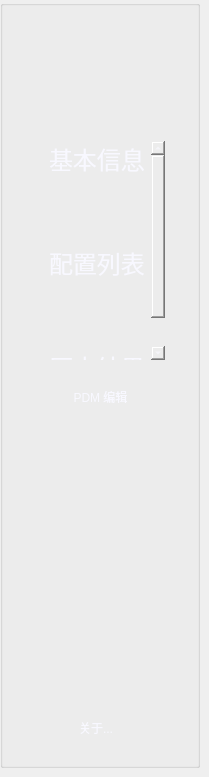
     <widget class="QWidget" name="page_34">
      <widget class="QGroupBox" name="groupBox">
       <property name="geometry">
        <rect>
         <x>0</x>
         <y>0</y>
         <width>200</width>
         <height>768</height>
        </rect>
       </property>
       <property name="styleSheet">
        <string notr="true">QGroupBox {
    border-width:0px;  
    border-style:solid;
    background-color: rgb(51, 153, 255);
    margin-top: 0ex; 
};



</string>
       </property>
       <property name="title">
        <string/>
       </property>
       <widget class="QPushButton" name="pushButton">
        <property name="geometry">
         <rect>
          <x>69</x>
          <y>40</y>
          <width>57</width>
          <height>57</height>
         </rect>
        </property>
        <property name="focusPolicy">
         <enum>Qt::NoFocus</enum>
        </property>
        <property name="styleSheet">
         <string notr="true">background:transparent;
border-image: url(:/re/back.png);</string>
        </property>
        <property name="text">
         <string/>
        </property>
        <property name="flat">
         <bool>true</bool>
        </property>
       </widget>
       <widget class="QPushButton" name="pushButton_13">
        <property name="geometry">
         <rect>
          <x>41</x>
          <y>710</y>
          <width>110</width>
          <height>36</height>
         </rect>
        </property>
        <property name="focusPolicy">
         <enum>Qt::NoFocus</enum>
        </property>
        <property name="contextMenuPolicy">
         <enum>Qt::NoContextMenu</enum>
        </property>
        <property name="styleSheet">
         <string notr="true">font: 18pt &quot;黑体&quot;;
color: rgb(248, 248, 255);
background:transparent;</string>
        </property>
        <property name="text">
         <string>关于...</string>
        </property>
        <property name="checkable">
         <bool>false</bool>
        </property>
        <property name="autoRepeat">
         <bool>false</bool>
        </property>
        <property name="autoExclusive">
         <bool>false</bool>
        </property>
        <property name="autoRepeatDelay">
         <number>300</number>
        </property>
        <property name="autoRepeatInterval">
         <number>100</number>
        </property>
        <property name="autoDefault">
         <bool>false</bool>
        </property>
        <property name="flat">
         <bool>true</bool>
        </property>
       </widget>
       <widget class="QListWidget" name="listWidget">
        <property name="geometry">
         <rect>
          <x>45</x>
          <y>140</y>
          <width>121</width>
          <height>221</height>
         </rect>
        </property>
        <property name="font">
         <font>
          <family>黑体</family>
          <pointsize>18</pointsize>
          <weight>50</weight>
          <italic>false</italic>
          <bold>false</bold>
         </font>
        </property>
        <property name="focusPolicy">
         <enum>Qt::NoFocus</enum>
        </property>
        <property name="autoFillBackground">
         <bool>false</bool>
        </property>
        <property name="styleSheet">
         <string notr="true">font: 18pt &quot;黑体&quot;;
color: rgb(248, 248, 255);
background:transparent;

</string>
        </property>
        <item>
         <property name="text">
          <string>基本信息</string>
         </property>
        </item>
        <item>
         <property name="text">
          <string/>
         </property>
         <property name="flags">
          <set>ItemIsSelectable|ItemIsDragEnabled|ItemIsUserCheckable</set>
         </property>
        </item>
        <item>
         <property name="text">
          <string/>
         </property>
         <property name="flags">
          <set>ItemIsSelectable|ItemIsDragEnabled|ItemIsUserCheckable</set>
         </property>
        </item>
        <item>
         <property name="text">
          <string>配置列表</string>
         </property>
        </item>
        <item>
         <property name="text">
          <string/>
         </property>
         <property name="flags">
          <set>ItemIsSelectable|ItemIsDragEnabled|ItemIsUserCheckable</set>
         </property>
        </item>
        <item>
         <property name="text">
          <string/>
         </property>
         <property name="flags">
          <set>ItemIsSelectable|ItemIsDragEnabled|ItemIsUserCheckable</set>
         </property>
        </item>
        <item>
         <property name="text">
          <string>历史结果</string>
         </property>
        </item>
       </widget>
       <widget class="QPushButton" name="pushButton_28">
        <property name="geometry">
         <rect>
          <x>35</x>
          <y>376</y>
          <width>131</width>
          <height>41</height>
         </rect>
        </property>
        <property name="focusPolicy">
         <enum>Qt::NoFocus</enum>
        </property>
        <property name="styleSheet">
         <string notr="true">QPushButton{
    border:none;
    background:transparent;
    font: 18pt &quot;黑体&quot;;
    color: rgb(248, 248, 255);
}</string>
        </property>
        <property name="text">
         <string>PDM 编辑</string>
        </property>
        <property name="autoDefault">
         <bool>false</bool>
        </property>
        <property name="flat">
         <bool>true</bool>
        </property>
       </widget>
       <widget class="QLabel" name="label_83">
        <property name="geometry">
         <rect>
          <x>16</x>
          <y>143</y>
          <width>17</width>
          <height>27</height>
         </rect>
        </property>
        <property name="styleSheet">
         <string notr="true">border-image: url(:/LCD_CS351/LCD_CS351/logo/triangle.png);</string>
        </property>
        <property name="text">
         <string/>
        </property>
       </widget>
       <widget class="QLabel" name="label_84">
        <property name="geometry">
         <rect>
          <x>16</x>
          <y>223</y>
          <width>17</width>
          <height>27</height>
         </rect>
        </property>
        <property name="styleSheet">
         <string notr="true">border-image: url(:/LCD_CS351/LCD_CS351/logo/triangle.png);</string>
        </property>
        <property name="text">
         <string/>
        </property>
       </widget>
       <widget class="QLabel" name="label_85">
        <property name="geometry">
         <rect>
          <x>16</x>
          <y>303</y>
          <width>17</width>
          <height>27</height>
         </rect>
        </property>
        <property name="styleSheet">
         <string notr="true">border-image: url(:/LCD_CS351/LCD_CS351/logo/triangle.png);</string>
        </property>
        <property name="text">
         <string/>
        </property>
       </widget>
       <widget class="QLabel" name="label_86">
        <property name="geometry">
         <rect>
          <x>16</x>
          <y>383</y>
          <width>17</width>
          <height>27</height>
         </rect>
        </property>
        <property name="styleSheet">
         <string notr="true">border-image: url(:/LCD_CS351/LCD_CS351/logo/triangle.png);</string>
        </property>
        <property name="text">
         <string/>
        </property>
       </widget>
      </widget>
     </widget>
